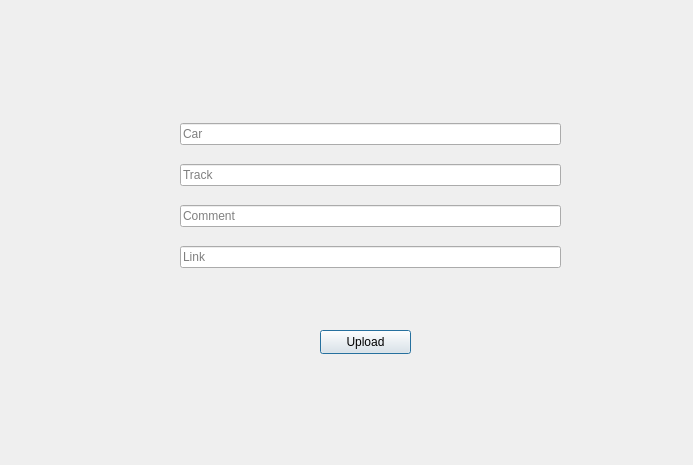
<?xml version="1.0" encoding="UTF-8"?>
<ui version="4.0">
 <class>upload</class>
 <widget class="QDialog" name="upload">
  <property name="geometry">
   <rect>
    <x>0</x>
    <y>0</y>
    <width>693</width>
    <height>465</height>
   </rect>
  </property>
  <property name="windowTitle">
   <string>Dialog</string>
  </property>
  <widget class="QWidget" name="verticalLayoutWidget">
   <property name="geometry">
    <rect>
     <x>180</x>
     <y>110</y>
     <width>381</width>
     <height>171</height>
    </rect>
   </property>
   <layout class="QVBoxLayout" name="verticalLayout">
    <item>
     <widget class="QLineEdit" name="upload_car_name">
      <property name="placeholderText">
       <string>Car</string>
      </property>
     </widget>
    </item>
    <item>
     <widget class="QLineEdit" name="upload_track_name">
      <property name="placeholderText">
       <string>Track</string>
      </property>
     </widget>
    </item>
    <item>
     <widget class="QLineEdit" name="upload_comment">
      <property name="placeholderText">
       <string>Comment</string>
      </property>
     </widget>
    </item>
    <item>
     <widget class="QLineEdit" name="upload_link">
      <property name="placeholderText">
       <string>Link</string>
      </property>
     </widget>
    </item>
   </layout>
  </widget>
  <widget class="QPushButton" name="pushButton">
   <property name="geometry">
    <rect>
     <x>320</x>
     <y>330</y>
     <width>91</width>
     <height>24</height>
    </rect>
   </property>
   <property name="text">
    <string>Upload</string>
   </property>
  </widget>
 </widget>
 <resources/>
 <connections/>
</ui>
